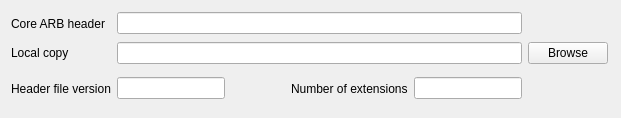
     <widget class="QWidget" name="tab_6">
      <attribute name="title">
       <string> CoreARB Settings</string>
      </attribute>
      <layout class="QGridLayout" name="gridLayout_13">
       <item row="0" column="0">
        <widget class="QLabel" name="textLabel10_3">
         <property name="text">
          <string>Core ARB header</string>
         </property>
         <property name="wordWrap">
          <bool>false</bool>
         </property>
        </widget>
       </item>
       <item row="0" column="1">
        <widget class="QLineEdit" name="m_editcorearb">
         <property name="whatsThis">
          <string>WGL header file to download</string>
         </property>
        </widget>
       </item>
       <item row="0" column="2">
        <spacer name="spacer18_3">
         <property name="orientation">
          <enum>Qt::Horizontal</enum>
         </property>
         <property name="sizeType">
          <enum>QSizePolicy::Preferred</enum>
         </property>
         <property name="sizeHint" stdset="0">
          <size>
           <width>82</width>
           <height>25</height>
          </size>
         </property>
        </spacer>
       </item>
       <item row="1" column="0">
        <widget class="QLabel" name="m_textwgllocalcopy_3">
         <property name="text">
          <string>Local copy</string>
         </property>
         <property name="wordWrap">
          <bool>false</bool>
         </property>
        </widget>
       </item>
       <item row="1" column="1">
        <widget class="QLineEdit" name="m_editcorearblocalcopy">
         <property name="whatsThis">
          <string>File path to local copy</string>
         </property>
        </widget>
       </item>
       <item row="2" column="0">
        <widget class="QLabel" name="m_textwglversion_3">
         <property name="text">
          <string>Header file version</string>
         </property>
         <property name="wordWrap">
          <bool>false</bool>
         </property>
        </widget>
       </item>
       <item row="2" column="1">
        <layout class="QHBoxLayout" name="_8">
         <item>
          <widget class="QLineEdit" name="m_editcorearbversion">
           <property name="sizePolicy">
            <sizepolicy hsizetype="Preferred" vsizetype="Fixed">
             <horstretch>0</horstretch>
             <verstretch>0</verstretch>
            </sizepolicy>
           </property>
           <property name="readOnly">
            <bool>true</bool>
           </property>
          </widget>
         </item>
         <item>
          <spacer name="spacer5_4">
           <property name="orientation">
            <enum>Qt::Horizontal</enum>
           </property>
           <property name="sizeType">
            <enum>QSizePolicy::Expanding</enum>
           </property>
           <property name="sizeHint" stdset="0">
            <size>
             <width>60</width>
             <height>30</height>
            </size>
           </property>
          </spacer>
         </item>
         <item>
          <widget class="QLabel" name="textLabel11_11">
           <property name="text">
            <string>Number of extensions</string>
           </property>
           <property name="wordWrap">
            <bool>false</bool>
           </property>
          </widget>
         </item>
         <item>
          <widget class="QLineEdit" name="m_editcorearbcount">
           <property name="sizePolicy">
            <sizepolicy hsizetype="Preferred" vsizetype="Fixed">
             <horstretch>0</horstretch>
             <verstretch>0</verstretch>
            </sizepolicy>
           </property>
           <property name="readOnly">
            <bool>true</bool>
           </property>
          </widget>
         </item>
        </layout>
       </item>
       <item row="2" column="2">
        <spacer name="spacer6_4">
         <property name="orientation">
          <enum>Qt::Horizontal</enum>
         </property>
         <property name="sizeType">
          <enum>QSizePolicy::Preferred</enum>
         </property>
         <property name="sizeHint" stdset="0">
          <size>
           <width>82</width>
           <height>37</height>
          </size>
         </property>
        </spacer>
       </item>
       <item row="1" column="2">
        <widget class="QPushButton" name="m_pushbuttonwglbrowse_3">
         <property name="sizePolicy">
          <sizepolicy hsizetype="Fixed" vsizetype="Fixed">
           <horstretch>0</horstretch>
           <verstretch>0</verstretch>
          </sizepolicy>
         </property>
         <property name="whatsThis">
          <string>Browse local file system</string>
         </property>
         <property name="text">
          <string>Browse</string>
         </property>
         <property name="autoDefault">
          <bool>false</bool>
         </property>
        </widget>
       </item>
      </layout>
     </widget>
